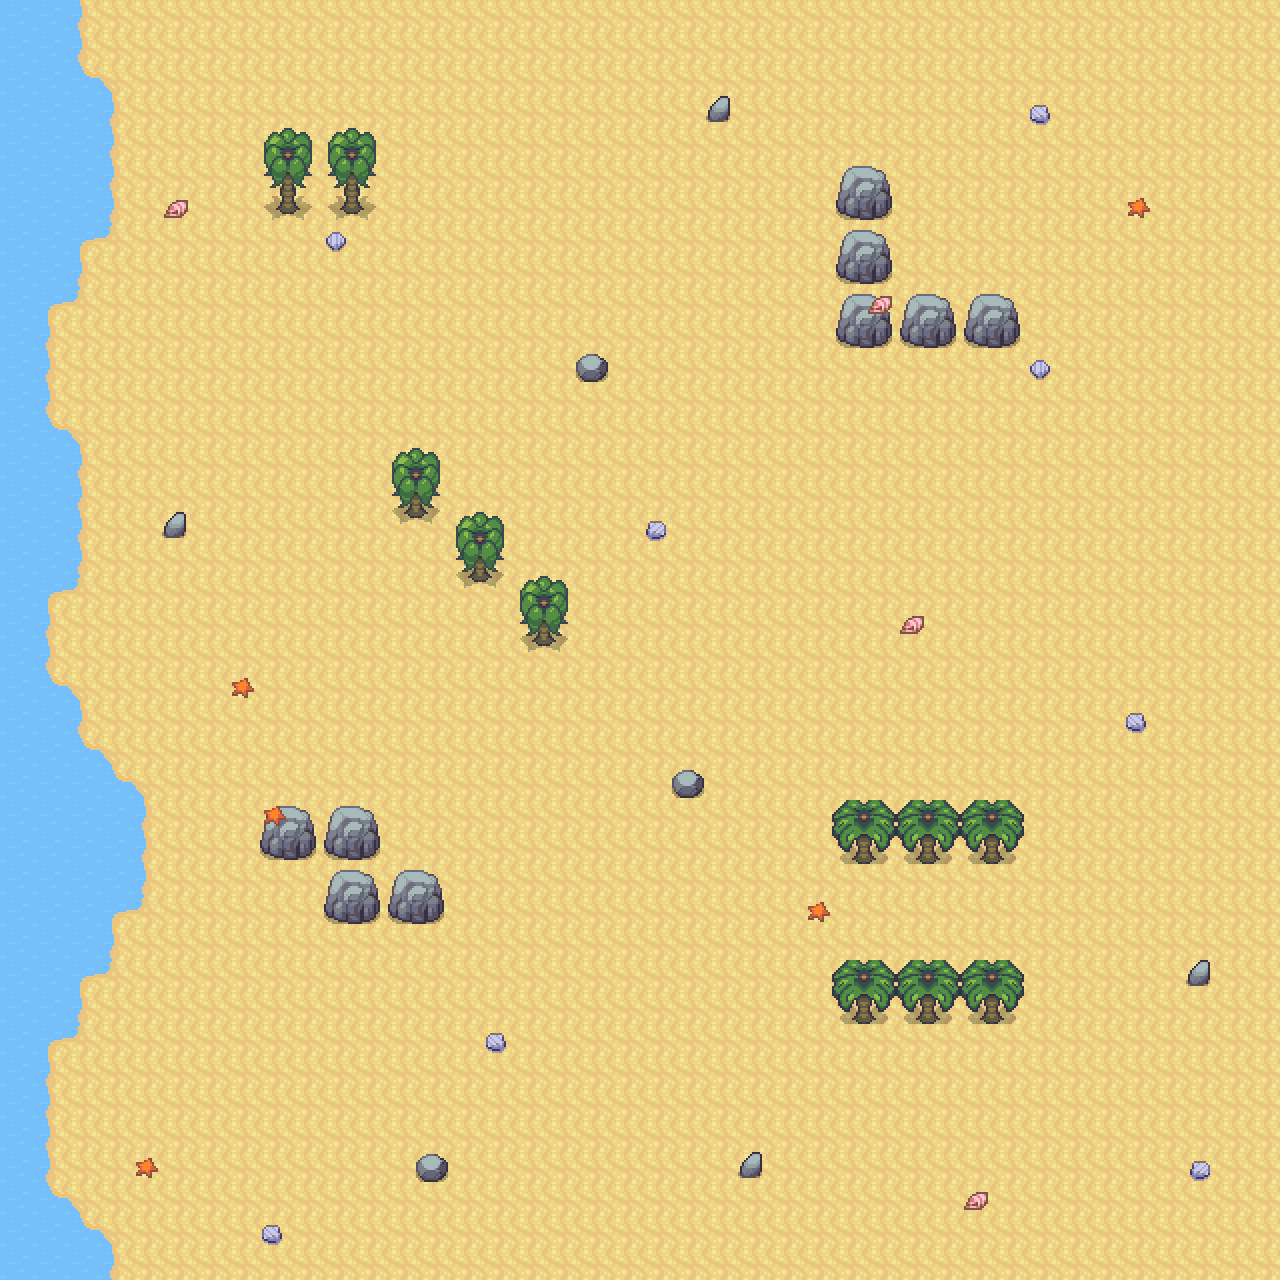

Below is a game level as drawn by its tile map, then a one-line description and the .tmx that defines it (tile-layer data replaced by summaries):
An orthogonal 40x40 tile map with 32x32 px tiles, 6 tile layers (water_1, water_2, sand, colidables, ...), 5 tilesets and 6 objects.

<map version="1.10" tiledversion="1.11.2" orientation="orthogonal" renderorder="right-down" width="40" height="40" tilewidth="32" tileheight="32" infinite="0" nextlayerid="9" nextobjectid="10">
 <properties>
  <property name="xSpawnPoint" type="int" value="644" />
  <property name="ySpawnPoint" type="int" value="340" />
 </properties>
 <tileset firstgid="1" source="../TSXS/1_terrain.tsx" />
 <tileset firstgid="361" source="../TSXS/3_plants.tsx" />
 <tileset firstgid="421" source="../TSXS/9_beach.tsx" />
 <tileset firstgid="493" source="../TSXS/tf_B_atlantisB.tsx" />
 <tileset firstgid="749" source="../TSXS/tf_atlantis_tiles.tsx" />
 <layer id="5" name="water_1" width="40" height="40">
  <data>[1600 cells, 132 non-empty, 1 distinct tile ids]</data>
 </layer>
 <layer id="4" name="water_2" width="40" height="40">
  <data>[1600 cells, 132 non-empty, 1 distinct tile ids]</data>
 </layer>
 <layer id="1" name="sand" width="40" height="40">
  <data>[1600 cells, 1521 non-empty, 6 distinct tile ids]</data>
 </layer>
 <layer id="2" name="colidables" width="40" height="40">
  <data>[1600 cells, 90 non-empty, 20 distinct tile ids]</data>
 </layer>
 <layer id="3" name="no_colidables" width="40" height="40">
  <data>[1600 cells, 24 non-empty, 7 distinct tile ids]</data>
 </layer>
 <objectgroup id="7" name="spawneable">
  <object id="1" x="676.791" y="401.095" width="327.683" height="116.753" />
  <object id="3" x="836.821" y="586.861" width="181.142" height="142.534" />
  <object id="4" x="672.236" y="161.224" width="119.875" height="125.718" />
  <object id="5" x="624.837" y="694.037" width="2.0353" />
  <object id="7" x="285" y="615.333" width="139" height="128" />
  <object id="8" x="429" y="116" width="121" height="179" />
 </objectgroup>
 <layer id="8" name="invisible" width="40" height="40">
  <data>[1600 cells, 156 non-empty, 1 distinct tile ids]</data>
 </layer>
</map>
